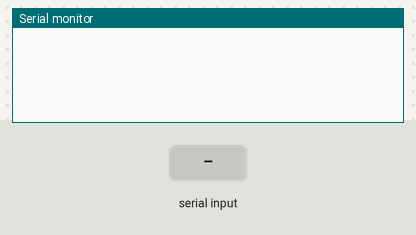
The sketch below on a simulated Arduino Uno, built with avr-gcc and run on an emulated ATmega328P. Parts: the last lines printed to the serial monitor. The test bench sets the inputs (shaded band).

Above: at 1.3 s.
1.4 s: "90,45\n" received over Serial
At 2.3 s:
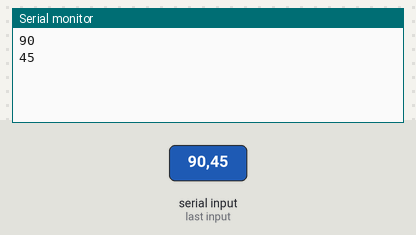
3.2 s: "30,150\n" received over Serial
At 5.3 s:
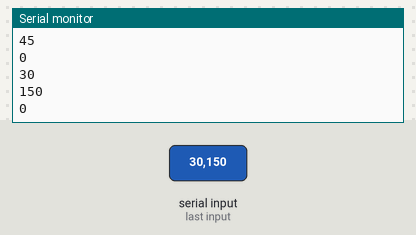
Timing chart, 0 to 6.8 s (numbered marks = the images above; inputs shaded):
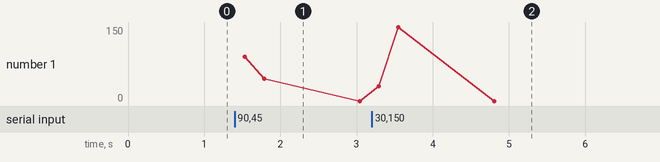

The sketch:

aula03.ino
```cpp
/*
  Controle do pino 13
  Arquitetura de Computadores II - Aula 03
  Fernando Melo Nascimento
  Fernando Messias dos Santos
*/

unsigned int i = 0;

void setup() {
  Serial.begin(9600);
  setMux();
}

void loop() {
  if (i > 0) {
    system ("echo -n \"1\" > /sys/class/gpio/gpio39/value");
    delay (i);
  }
  if (i < 255) {
    system ("echo -n \"0\" > /sys/class/gpio/gpio39/value");
    delay (255-i);
  }
  //captura o evento de envio do valor de i
  if (Serial.available()) {
    //recebe o valor inteiro digitado
    i = Serial.parseInt();
    Serial.println(i);
  }
}

void setMux() {
  //controle do mux (gpio55)
  system ("echo -n \"55\" > /sys/class/gpio/export");
  system ("echo -n \"out\" > /sys/class/gpio/gpio55/direction");
  system ("echo -n \"strong\" > /sys/class/gpio/gpio55/drive");
  system ("echo -n \"1\" > /sys/class/gpio/gpio55/value");
  //sinal para o pino 13 (gpio39)
  system ("echo -n \"39\" > /sys/class/gpio/export");
  system ("echo -n \"out\" > /sys/class/gpio/gpio39/direction");
  system ("echo -n \"strong\" > /sys/class/gpio/gpio39/drive");
}
```

Measured:
- after the input at 1.4 s, the serial monitor: prints a new line after 0.13 s (image 1)
- after the input at 3.2 s, the serial monitor: prints a new line after 0.09 s (image 2)
